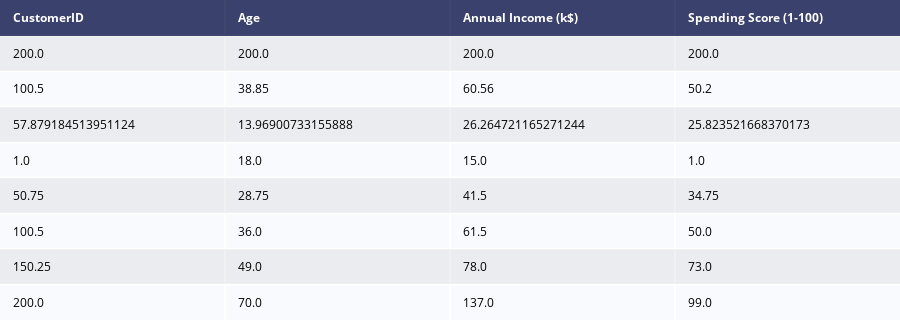

The cell this chart's notebook holds for it:
### Code cell
py.iplot(ff.create_table(df.describe()))

### Figure 1 — Plotly figure (JSON) as saved in the notebook; plotly's stock layout.template omitted (floating-point values rounded to 4 significant figures)
{"data": [{"colorscale": [[0, "#00083e"], [0.5, "#ededee"], [1, "#ffffff"]], "hoverinfo": "none", "opacity": 0.75, "showscale": false, "type": "heatmap", "z": [[0, 0, 0, 0], [0.5, 0.5, 0.5, 0.5], [1, 1, 1, 1], [0.5, 0.5, 0.5, 0.5], [1, 1, 1, 1], [0.5, 0.5, 0.5, 0.5], [1, 1, 1, 1], [0.5, 0.5, 0.5, 0.5], [1, 1, 1, 1]]}], "layout": {"annotations": [{"align": "left", "font": {"color": "#ffffff"}, "showarrow": false, "text": "<b>CustomerID</b>", "x": -0.45, "xanchor": "left", "xref": "x", "y": 0, "yref": "y"}, {"align": "left", "font": {"color": "#ffffff"}, "showarrow": false, "text": "<b>Age</b>", "x": 0.55, "xanchor": "left", "xref": "x", "y": 0, "yref": "y"}, {"align": "left", "font": {"color": "#ffffff"}, "showarrow": false, "text": "<b>Annual Income (k$)</b>", "x": 1.55, "xanchor": "left", "xref": "x", "y": 0, "yref": "y"}, {"align": "left", "font": {"color": "#ffffff"}, "showarrow": false, "text": "<b>Spending Score (1-100)</b>", "x": 2.55, "xanchor": "left", "xref": "x", "y": 0, "yref": "y"}, {"align": "left", "font": {"color": "#000000"}, "showarrow": false, "text": "200.0", "x": -0.45, "xanchor": "left", "xref": "x", "y": 1, "yref": "y"}, {"align": "left", "font": {"color": "#000000"}, "showarrow": false, "text": "200.0", "x": 0.55, "xanchor": "left", "xref": "x", "y": 1, "yref": "y"}, {"align": "left", "font": {"color": "#000000"}, "showarrow": false, "text": "200.0", "x": 1.55, "xanchor": "left", "xref": "x", "y": 1, "yref": "y"}, {"align": "left", "font": {"color": "#000000"}, "showarrow": false, "text": "200.0", "x": 2.55, "xanchor": "left", "xref": "x", "y": 1, "yref": "y"}, {"align": "left", "font": {"color": "#000000"}, "showarrow": false, "text": "100.5", "x": -0.45, "xanchor": "left", "xref": "x", "y": 2, "yref": "y"}, {"align": "left", "font": {"color": "#000000"}, "showarrow": false, "text": "38.85", "x": 0.55, "xanchor": "left", "xref": "x", "y": 2, "yref": "y"}, {"align": "left", "font": {"color": "#000000"}, "showarrow": false, "text": "60.56", "x": 1.55, "xanchor": "left", "xref": "x", "y": 2, "yref": "y"}, {"align": "left", "font": {"color": "#000000"}, "showarrow": false, "text": "50.2", "x": 2.55, "xanchor": "left", "xref": "x", "y": 2, "yref": "y"}, {"align": "left", "font": {"color": "#000000"}, "showarrow": false, "text": "57.879184513951124", "x": -0.45, "xanchor": "left", "xref": "x", "y": 3, "yref": "y"}, {"align": "left", "font": {"color": "#000000"}, "showarrow": false, "text": "13.96900733155888", "x": 0.55, "xanchor": "left", "xref": "x", "y": 3, "yref": "y"}, {"align": "left", "font": {"color": "#000000"}, "showarrow": false, "text": "26.264721165271244", "x": 1.55, "xanchor": "left", "xref": "x", "y": 3, "yref": "y"}, {"align": "left", "font": {"color": "#000000"}, "showarrow": false, "text": "25.823521668370173", "x": 2.55, "xanchor": "left", "xref": "x", "y": 3, "yref": "y"}, {"align": "left", "font": {"color": "#000000"}, "showarrow": false, "text": "1.0", "x": -0.45, "xanchor": "left", "xref": "x", "y": 4, "yref": "y"}, {"align": "left", "font": {"color": "#000000"}, "showarrow": false, "text": "18.0", "x": 0.55, "xanchor": "left", "xref": "x", "y": 4, "yref": "y"}, {"align": "left", "font": {"color": "#000000"}, "showarrow": false, "text": "15.0", "x": 1.55, "xanchor": "left", "xref": "x", "y": 4, "yref": "y"}, {"align": "left", "font": {"color": "#000000"}, "showarrow": false, "text": "1.0", "x": 2.55, "xanchor": "left", "xref": "x", "y": 4, "yref": "y"}, {"align": "left", "font": {"color": "#000000"}, "showarrow": false, "text": "50.75", "x": -0.45, "xanchor": "left", "xref": "x", "y": 5, "yref": "y"}, {"align": "left", "font": {"color": "#000000"}, "showarrow": false, "text": "28.75", "x": 0.55, "xanchor": "left", "xref": "x", "y": 5, "yref": "y"}, {"align": "left", "font": {"color": "#000000"}, "showarrow": false, "text": "41.5", "x": 1.55, "xanchor": "left", "xref": "x", "y": 5, "yref": "y"}, {"align": "left", "font": {"color": "#000000"}, "showarrow": false, "text": "34.75", "x": 2.55, "xanchor": "left", "xref": "x", "y": 5, "yref": "y"}, {"align": "left", "font": {"color": "#000000"}, "showarrow": false, "text": "100.5", "x": -0.45, "xanchor": "left", "xref": "x", "y": 6, "yref": "y"}, {"align": "left", "font": {"color": "#000000"}, "showarrow": false, "text": "36.0", "x": 0.55, "xanchor": "left", "xref": "x", "y": 6, "yref": "y"}, {"align": "left", "font": {"color": "#000000"}, "showarrow": false, "text": "61.5", "x": 1.55, "xanchor": "left", "xref": "x", "y": 6, "yref": "y"}, {"align": "left", "font": {"color": "#000000"}, "showarrow": false, "text": "50.0", "x": 2.55, "xanchor": "left", "xref": "x", "y": 6, "yref": "y"}, {"align": "left", "font": {"color": "#000000"}, "showarrow": false, "text": "150.25", "x": -0.45, "xanchor": "left", "xref": "x", "y": 7, "yref": "y"}, {"align": "left", "font": {"color": "#000000"}, "showarrow": false, "text": "49.0", "x": 0.55, "xanchor": "left", "xref": "x", "y": 7, "yref": "y"}, {"align": "left", "font": {"color": "#000000"}, "showarrow": false, "text": "78.0", "x": 1.55, "xanchor": "left", "xref": "x", "y": 7, "yref": "y"}, {"align": "left", "font": {"color": "#000000"}, "showarrow": false, "text": "73.0", "x": 2.55, "xanchor": "left", "xref": "x", "y": 7, "yref": "y"}, {"align": "left", "font": {"color": "#000000"}, "showarrow": false, "text": "200.0", "x": -0.45, "xanchor": "left", "xref": "x", "y": 8, "yref": "y"}, {"align": "left", "font": {"color": "#000000"}, "showarrow": false, "text": "70.0", "x": 0.55, "xanchor": "left", "xref": "x", "y": 8, "yref": "y"}, {"align": "left", "font": {"color": "#000000"}, "showarrow": false, "text": "137.0", "x": 1.55, "xanchor": "left", "xref": "x", "y": 8, "yref": "y"}, {"align": "left", "font": {"color": "#000000"}, "showarrow": false, "text": "99.0", "x": 2.55, "xanchor": "left", "xref": "x", "y": 8, "yref": "y"}], "height": 320, "margin": {"b": 0, "l": 0, "r": 0, "t": 0}, "xaxis": {"dtick": 1, "gridwidth": 2, "showticklabels": false, "tick0": -0.5, "ticks": "", "zeroline": false}, "yaxis": {"autorange": "reversed", "dtick": 1, "gridwidth": 2, "showticklabels": false, "tick0": 0.5, "ticks": "", "zeroline": false}}}
